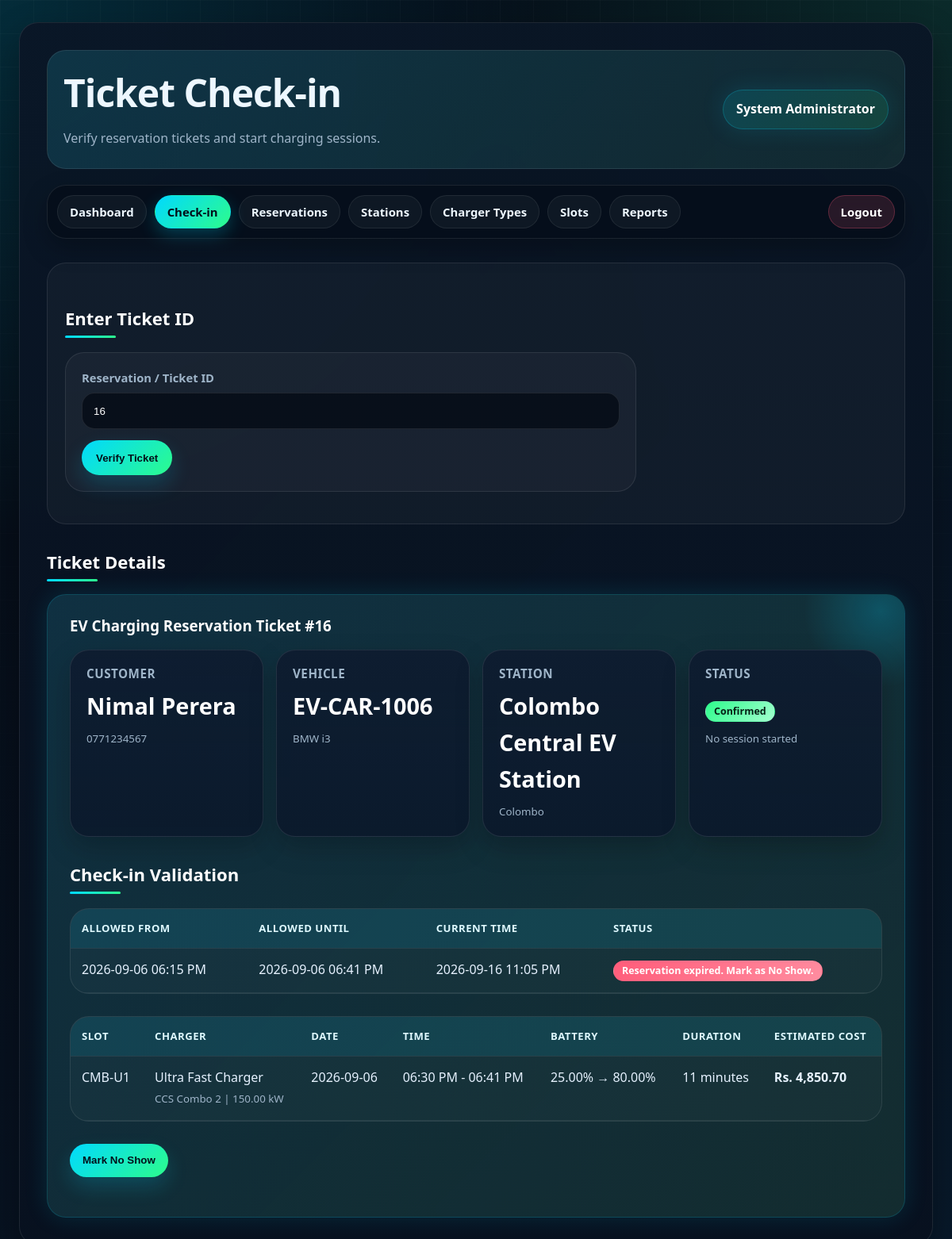
Screenshot of /checkin.php?reservation_id=16 (signed in) with the database file from the repository.
### tables this page shows
CREATE TABLE `reservations` (
  `reservation_id` int(11) NOT NULL,
  `user_id` int(11) NOT NULL,
  `vehicle_id` int(11) NOT NULL,
  `slot_id` int(11) NOT NULL,
  `reservation_date` date NOT NULL,
  `start_time` time NOT NULL,
  `end_time` time NOT NULL,
  `status` enum('Pending','Confirmed','Completed','Cancelled','No Show') NOT NULL DEFAULT 'Pending',
  `created_at` timestamp NOT NULL DEFAULT current_timestamp(),
  `current_battery_percent` decimal(5,2) DEFAULT 0.00,
  `target_battery_percent` decimal(5,2) DEFAULT 80.00,
  `required_energy_kwh` decimal(8,2) DEFAULT 0.00,
  `estimated_duration_min` int(11) DEFAULT 0,
  `estimated_energy_kwh` decimal(8,2) DEFAULT 0.00,
  `estimated_cost` decimal(10,2) DEFAULT 0.00
);

CREATE TABLE `users` (
  `user_id` int(11) NOT NULL,
  `full_name` varchar(100) NOT NULL,
  `email` varchar(100) NOT NULL,
  `password` varchar(255) NOT NULL,
  `contact_number` varchar(15) DEFAULT NULL,
  `user_role` enum('Admin','User') NOT NULL DEFAULT 'User',
  `created_at` timestamp NOT NULL DEFAULT current_timestamp()
);

CREATE TABLE `vehicles` (
  `vehicle_id` int(11) NOT NULL,
  `user_id` int(11) NOT NULL,
  `vehicle_number` varchar(20) NOT NULL,
  `vehicle_model` varchar(80) NOT NULL,
  `battery_capacity` decimal(6,2) NOT NULL,
  `created_at` timestamp NOT NULL DEFAULT current_timestamp()
);

CREATE TABLE `charging_stations` (
  `station_id` int(11) NOT NULL,
  `station_name` varchar(120) NOT NULL,
  `location` varchar(200) NOT NULL,
  `contact_number` varchar(15) DEFAULT NULL,
  `total_slots` int(11) NOT NULL DEFAULT 0,
  `created_at` timestamp NOT NULL DEFAULT current_timestamp()
);

CREATE TABLE `charging_slots` (
  `slot_id` int(11) NOT NULL,
  `station_id` int(11) NOT NULL,
  `type_id` int(11) NOT NULL,
  `slot_number` varchar(20) NOT NULL,
  `slot_status` enum('Available','Reserved','Charging','Out of Service') NOT NULL DEFAULT 'Available',
  `created_at` timestamp NOT NULL DEFAULT current_timestamp()
);

CREATE TABLE `charger_types` (
  `type_id` int(11) NOT NULL,
  `type_name` varchar(60) NOT NULL,
  `connector_type` varchar(60) NOT NULL,
  `power_output_kw` decimal(6,2) NOT NULL,
  `rate_per_kwh` decimal(10,2) NOT NULL
);

### checkin.php (the view, shortened to what this page needs)
<?php
require_once "../config/db.php";
$ticket = null;
if (isset($_GET["reservation_id"]) && $_GET["reservation_id"] !== "") {
    $reservation_id = intval($_GET["reservation_id"]);
    $stmt = $conn->prepare("
        SELECT
            r.reservation_id,
            r.reservation_date,
            r.start_time,
            r.end_time,
            r.status,
            r.current_battery_percent,
            r.target_battery_percent,
            r.required_energy_kwh,
            r.estimated_energy_kwh,
            r.estimated_duration_min,
            r.estimated_cost,
            u.full_name,
            u.email,
            u.contact_number,
            v.vehicle_number,
            v.vehicle_model,
            st.station_name,
            st.location,
            sl.slot_number,
            ct.type_name,
            ct.connector_type,
            ct.power_output_kw,
            s.session_id,
            s.status AS session_status
        FROM reservations r
        JOIN users u ON r.user_id = u.user_id
        JOIN vehicles v ON r.vehicle_id = v.vehicle_id
        JOIN charging_slots sl ON r.slot_id = sl.slot_id
        JOIN charging_stations st ON sl.station_id = st.station_id
        JOIN charger_types ct ON sl.type_id = ct.type_id
        LEFT JOIN charging_sessions s ON r.reservation_id = s.reservation_id
        WHERE r.reservation_id = ?
    ");
    $stmt->bind_param("i", $reservation_id);
    $stmt->execute();
    $ticket = $stmt->get_result()->fetch_assoc();
}
require_once "_admin_header.php";
?>
<div class="section-card">
    <h2>Enter Ticket ID</h2>
    <form method="GET" class="compact-form">
        <label>Reservation / Ticket ID</label>
        <input
            type="number"
            name="reservation_id"
            placeholder="Example: 12"
            value="<?= htmlspecialchars($_GET["reservation_id"] ?? "") ?>"
            required
        >
        <button type="submit">Verify Ticket</button>
    </form>
</div>
<?php if ($ticket) { ?>
    <?php
        $start_dt = new DateTime($ticket["reservation_date"] . " " . $ticket["start_time"]);
        $end_dt = new DateTime($ticket["reservation_date"] . " " . $ticket["end_time"]);
        $allowed_from = clone $start_dt;
        $allowed_from->modify("-15 minutes");
        $now = new DateTime("now", new DateTimeZone("Asia/Colombo"));
        $can_checkin = false;
        $checkin_status = "";
        $checkin_badge = "badge ";
        if ($ticket["status"] !== "Confirmed") {
            $checkin_status = "This ticket is not active for check-in.";
            $checkin_badge .= "badge-out";
        } elseif ($ticket["session_id"]) {
            $checkin_status = "Charging session already started.";
            $checkin_badge .= "badge-charging";
        } elseif ($now < $allowed_from) {
            $checkin_status = "Too early for check-in.";
            $checkin_badge .= "badge-pending";
        } elseif ($now > $end_dt) {
            $checkin_status = "Reservation expired. Mark as No Show.";
            $checkin_badge .= "badge-out";
        } else {
            $checkin_status = "Check-in allowed now.";
            $checkin_badge .= "badge-available";
            $can_checkin = true;
        }
    ?>
    <h2>Ticket Details</h2>
    <div class="recommend-box">
        <h3>EV Charging Reservation Ticket #<?= $ticket["reservation_id"] ?></h3>
        <div class="cards">
            <div class="card">
                <h3>Customer</h3>
                <p><?= htmlspecialchars($ticket["full_name"]) ?></p>
                <small><?= htmlspecialchars($ticket["contact_number"]) ?></small>
            </div>
            <div class="card">
                <h3>Vehicle</h3>
                <p><?= htmlspecialchars($ticket["vehicle_number"]) ?></p>
                <small><?= htmlspecialchars($ticket["vehicle_model"]) ?></small>
            </div>
            <div class="card">
                <h3>Station</h3>
                <p><?= htmlspecialchars($ticket["station_name"]) ?></p>
                <small><?= htmlspecialchars($ticket["location"]) ?></small>
            </div>
            <div class="card">
                <h3>Status</h3>
                <p><span class="badge badge-available"><?= htmlspecialchars($ticket["status"]) ?></span></p>
                <small><?= $ticket["session_id"] ? "Session ID: " . $ticket["session_id"] : "No session started" ?></small>
            </div>
        </div>
        <h2>Check-in Validation</h2>
        <div class="table-wrapper simple-table">
            <table>
                <tr>
                    <th>Allowed From</th>
                    <th>Allowed Until</th>
                    <th>Current Time</th>
                    <th>Status</th>
                </tr>
                <tr>
                    <td><?= $allowed_from->format("Y-m-d h:i A") ?></td>
                    <td><?= $end_dt->format("Y-m-d h:i A") ?></td>
                    <td><?= $now->format("Y-m-d h:i A") ?></td>
                    <td><span class="<?= $checkin_badge ?>"><?= htmlspecialchars($checkin_status) ?></span></td>
                </tr>
            </table>
        </div>
        <div class="table-wrapper simple-table">
            <table>
                <tr>
                    <th>Slot</th>
                    <th>Charger</th>
                    <th>Date</th>
                    <th>Time</th>
                    <th>Battery</th>
                    <th>Duration</th>
                    <th>Estimated Cost</th>
                </tr>
                <tr>
                    <td><?= htmlspecialchars($ticket["slot_number"]) ?></td>
                    <td>
                        <?= htmlspecialchars($ticket["type_name"]) ?><br>
                        <small><?= htmlspecialchars($ticket["connector_type"]) ?> | <?= $ticket["power_output_kw"] ?> kW</small>
                    </td>
                    <td>
                        <?= htmlspecialchars($ticket["reservation_date"]) ?>
                    </td>
                    <td>
                        <?= date("h:i A", strtotime($ticket["start_time"])) ?>
                        -
                        <?= date("h:i A", strtotime($ticket["end_time"])) ?>
                    </td>
                    <td>
                        <?= number_format($ticket["current_battery_percent"], 2) ?>%
                        →
                        <?= number_format($ticket["target_battery_percent"], 2) ?>%
                    </td>
                    <td><?= $ticket["estimated_duration_min"] ?> minutes</td>
                    <td><strong>Rs. <?= number_format($ticket["estimated_cost"], 2) ?></strong></td>
                </tr>
            </table>
        </div>
        <div class="page-actions">
            <?php if ($can_checkin) { ?>
                <form method="POST" style="padding:0;background:transparent;border:none;margin:0;">
                    <input type="hidden" name="reservation_id" value="<?= $ticket["reservation_id"] ?>">
                    <button type="submit" name="start_session">Start Charging Session</button>
                </form>
            <?php } elseif ($ticket["status"] === "Confirmed" && !$ticket["session_id"] && $now > $end_dt) { ?>
                <form method="POST" style="padding:0;background:transparent;border:none;margin:0;">
                    <button type="submit" name="start_session">Mark No Show</button>
                </form>
            <?php } elseif ($ticket["session_id"]) { ?>
                <a class="action-btn secondary" href="reservations.php">Manage Session / Payment</a>
            <?php } ?>
        </div>
    </div>
<?php } ?>
<?php require_once "_admin_footer.php"; ?>

### rows the page displays
reservations: reservation_id "16", user.full_name "Nimal Perera", user.contact_number "0771234567", vehicle.vehicle_number "EV-CAR-1006", vehicle.vehicle_model "BMW i3", charging_stations.station_name "Colombo Central EV Station", charging_stations.location "Colombo", status "Confirmed", $allowed_from->format("Y-m-d h:i A") "2026-09-06 06:15 PM", $end_dt->format("Y-m-d h:i A") "2026-09-06 06:41 PM", slot.slot_number "CMB-U1", charger_types.type_name "Ultra Fast Charger", charger_types.connector_type "CCS Combo 2", charger_types.power_output_kw "150.00", reservation_date "2026-09-06", start_time "06:30 PM", end_time "06:41 PM", current_battery_percent "25.00", target_battery_percent "80.00", estimated_duration_min "11", estimated_cost "4,850.70"

### other values shown
$page_title "Ticket Check-in"
$page_subtitle "Verify reservation tickets and start charging sessions."
$_SESSION["full_name"] "System Administrator"
$now->format("Y-m-d h:i A") "2026-09-16 11:05 PM"
$checkin_status "Reservation expired. Mark as No Show."
